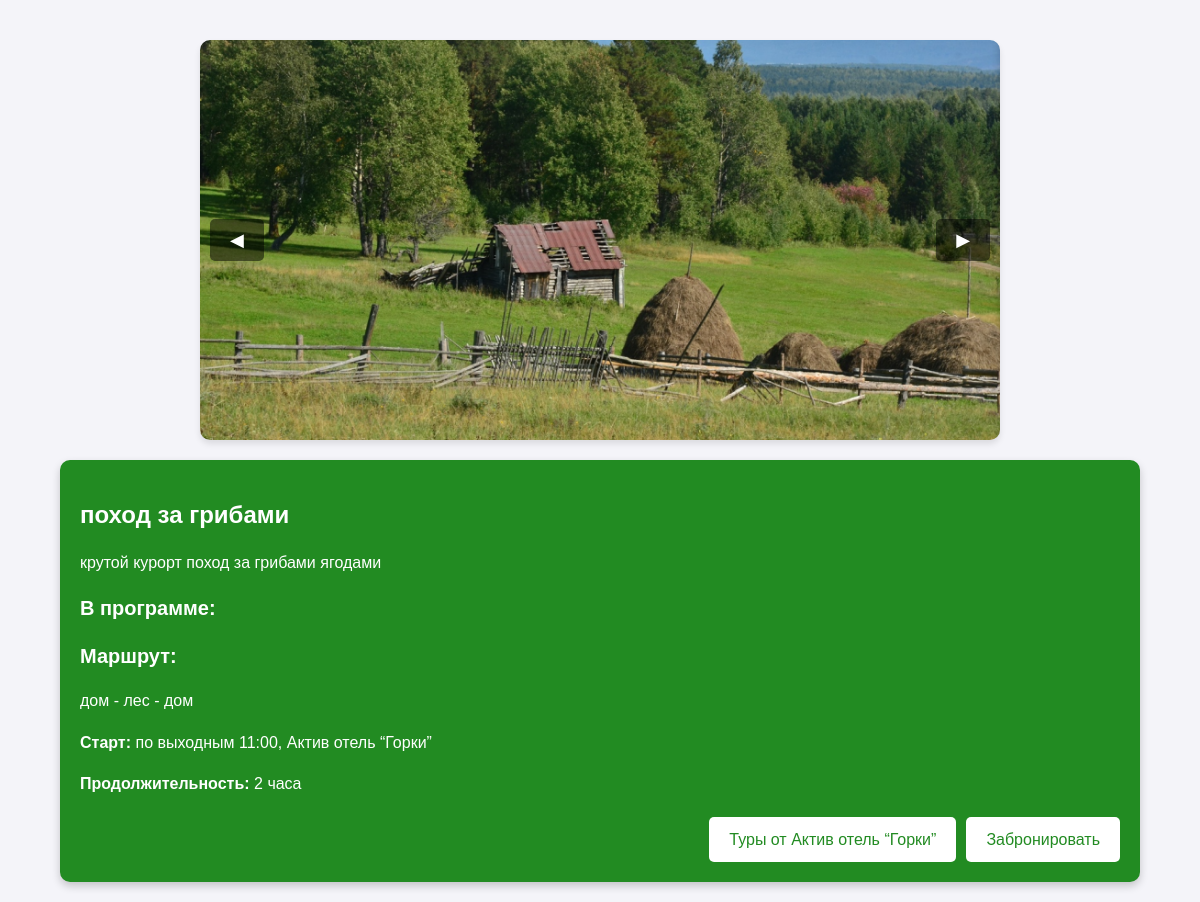
The page /tour/33 on the database its author committed.
### tables this page shows
CREATE TABLE tours (id INTEGER PRIMARY KEY AUTOINCREMENT, title varchar (255), start_time varchar (255), duration varchar (255), route varchar (255), tags varchar (255), tour_agency varchar (255), photo varchar (255), agency_id varchar (255));

CREATE TABLE tour_descriptions (id INTEGER PRIMARY KEY AUTOINCREMENT, tour_id INTEGER, description varchar (255), program varchar (255), photo varchar (255));

### main.py (the view)
@app.get("/tour/{tour_id}", response_class=HTMLResponse)
@limiter.limit("120/minute")
async def tour_page(request: Request, tour_id: int):
    args = db.get_tour_by_id(tour_id)
    tour = Tour(*args)
    args = db.get_description_tour(tour_id)
    description = TourDescription(*args)
    return templates.TemplateResponse(request=request, name="tour.html", context={
        "tour": tour, "description": description
    })

### templates/tour.html (shortened to what this page needs)
<!DOCTYPE html>
<html lang="en">
<head>
    <link rel="stylesheet" href="/static/tour.css">
</head>
<body>
    <div class="container">
        <div class="carousel">
            <button class="nav prev">◀</button>
                <div class="carousel-images">
                    {% for img in description.photo2.split(', ') %}
                        <div class="carousel-img-wrapper">
                            <img src="/static/photo/{{ img }}" alt="Фото тура" class="carousel-img">
                        </div>
                    {% endfor %}
                </div>
            <button class="nav next">▶</button>
        </div>
        <div class="tour-info">
            <h1>{{ tour.title }}</h1>
            <p>{{ description.description }}</p>
            <h2>В программе:</h2>
            <h2>Маршрут:</h2>
            <p>{{ tour.route }}</p>
            <p><strong>Старт:</strong> {{ tour.start_time }}, {{ tour.tour_agency }}</p>
            <p><strong>Продолжительность:</strong> {{ tour.duration }}</p>
            <div class="buttons">
                <a href="/agency/{{ tour.agency_id }}" class="btn">Туры от {{ tour.tour_agency }}</a>
                <a href="/booking/tour/{{ tour.id }}" class="btn book-btn">Забронировать</a>
            </div>
        </div>
    </div>
</body>
</html>

### static/tour.css (style rules this page uses)
body { font-family: Arial, sans-serif; background-color: #f4f4f9; color: #333; margin: 0; padding: 0; }
.container { width: 90%; margin: 0 auto; max-width: 1200px; padding: 20px; }
.carousel { position: relative; text-align: center; margin: 20px 0; }
.carousel-img { width: 100%; max-width: 800px; border-radius: 10px; box-shadow: 0 4px 8px rgba(0, 0, 0, 0.2); }
.nav { position: absolute; top: 50%; transform: translateY(-50%); background-color: rgba(0, 0, 0, 0.5); color: white; border: none; padding: 10px 20px; cursor: pointer; font-size: 18px; border-radius: 5px; }
.nav.prev { left: 10px; }
.nav.next { right: 10px; }
.tour-info { background-color: #228B22; color: white; padding: 20px; border-radius: 10px; line-height: 1.6; box-shadow: 0 4px 8px rgba(0, 0, 0, 0.2); }
.tour-info h1 { font-size: 24px; margin-bottom: 10px; }
.tour-info h2 { font-size: 20px; margin-top: 15px; margin-bottom: 10px; }
.carousel { display: flex; align-items: center; justify-content: center; position: relative; width: 800px; height: 400px; margin: 20px auto; overflow: hidden; background-color: #f4f4f4; border-radius: 10px; box-shadow: 0 4px 6px rgba(0, 0, 0, 0.1); }
.carousel-images { display: flex; transition: transform 0.5s ease-in-out; align-items: center; }
.carousel-img-wrapper { flex-shrink: 0; width: 100%; height: 100%; display: flex; justify-content: center; align-items: center; }
.carousel-img { width: 100%; height: 100%; object-fit: cover; object-position: center; }
.nav { position: absolute; top: 50%; transform: translateY(-50%); background-color: rgba(0, 0, 0, 0.5); color: white; border: none; padding: 10px 20px; cursor: pointer; font-size: 18px; border-radius: 5px; z-index: 10; transition: background-color 0.3s ease; }
.buttons { display: flex; justify-content: flex-end; gap: 10px; margin-top: 20px; }
.btn { color: #228B22; display: inline-block; padding: 10px 20px; font-size: 16px; text-decoration: none; background-color: #FFFFFF; border-radius: 5px; transition: background-color 0.3s ease; text-align: center; }
.book-btn { color: #228B22; background-color: #FFFFFF; }

### rows shown on the page
tours: title "поход за грибами", route "дом - лес - дом", start_time "по выходным 11:00", tour_agency "Актив отель “Горки”", duration "2 часа"
tour_descriptions: description "крутой курорт поход за грибами ягодами"
